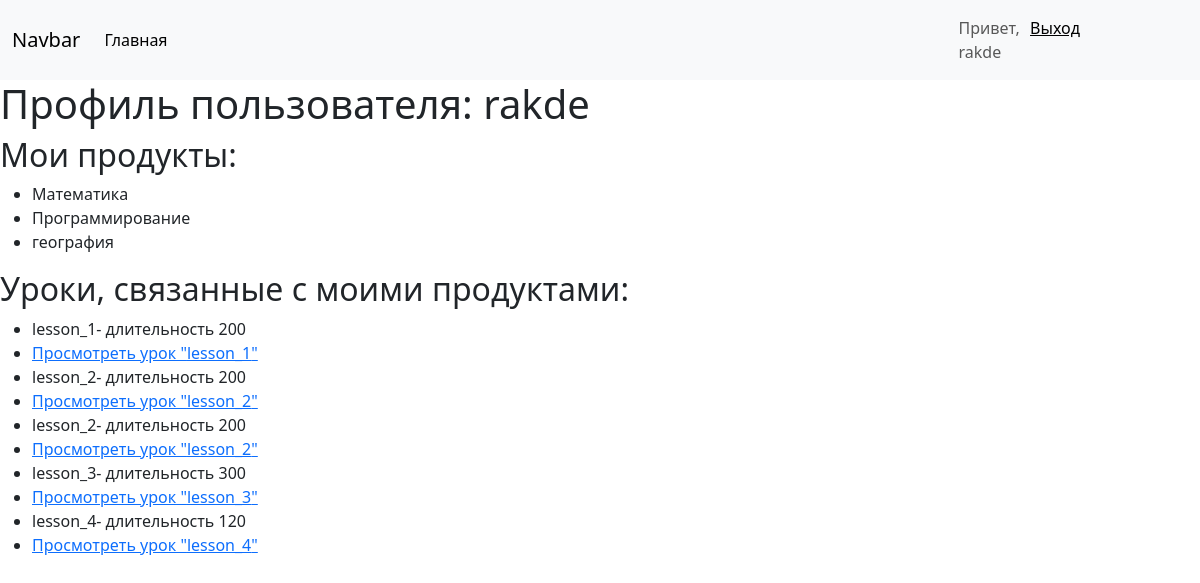
/profile/1/ (signed in), run on the app's committed database.
### products/models.py (models this page shows, shortened)
class Product(models.Model):
    owner = models.ForeignKey(User, on_delete=models.CASCADE)
    name = models.CharField(max_length=255)
    class Meta:
        verbose_name = 'Продукт'
        verbose_name_plural = 'Продукты'

class Lesson(models.Model):
    name = models.CharField(max_length=255)
    video_link = models.URLField(blank=True)
    duration_seconds = models.IntegerField()
    products = models.ManyToManyField(Product, related_name='lessons')
    class Meta:
        verbose_name = 'Урок'
        verbose_name_plural = 'Уроки'

### products/views.py (the view)
# urls.py: path('profile/<int:user_id>/', user_profile, name='user_profile'),
@login_required
def user_profile(request, user_id):
    user = request.user
    products = Product.objects.filter(owner=user)
    lessons = Lesson.objects.filter(products__owner=user)
    context = {'user': user, 'products': products, 'lessons': lessons}
    return render(request, 'user_profile.html', context)

### products/templates/user_profile.html (shortened to what this page needs)
{% extends 'index.html' %}
{% block content %}
    <h1>Профиль пользователя: {{ user.username }}</h1>
    <h2>Мои продукты:</h2>
    <ul>
        {% for product in products %}
            <li>{{ product.name }}</li>
        {% endfor %}
    </ul>
    <h2>Уроки, связанные с моими продуктами:</h2>
    <ul>
        {% for lesson in lessons %}
            <li>{{ lesson.name }}- длительность {{lesson.duration_seconds}} </li>
        <li><a href="{% url 'view_lesson' lesson.id %}">Просмотреть урок "{{ lesson.name }}"</a></li>
        {% endfor %}
    </ul>
{% endblock %}

### products/templates/index.html (shortened to what this page needs)
<!doctype html>
{% include 'navigation.html' %}
<html lang="en">
  <head>
      <link href="https://cdn.jsdelivr.net/npm/bootstrap@5.3.0-alpha3/dist/css/bootstrap.min.css" rel="stylesheet">
  </head>
  <body>
      <div class="col-md-8">
       {% block content %}CONTENT{% endblock %}
      </div>
  </body>
</html>

### products/templates/navigation.html (shortened to what this page needs)
<nav class="navbar navbar-expand-lg bg-body-tertiary">
  <div class="container-fluid">
    <a class="navbar-brand" href="#">Navbar</a>
    <div class="collapse navbar-collapse" id="navbarNav">
      <ul class="navbar-nav">
        <li class="nav-item">
          <a class="nav-link active" aria-current="page" href="{% url 'index' %}">Главная</a>
        </li>
      </ul>
    </div>
  </div>
  <span class="navbar-text" style="margin-right: 100px; display: flex;">
    {% if request.user.is_authenticated %}
    <span class="auth" style="margin-right: 20px; display: flex;">
    Привет, {{ user.username }}  <a href="{% url 'Logout' %}">Выход</a>
    </span>
    {% else %}
    <a href="{% url 'Register' %}">Регистрация</a> || <a href="{% url 'Login' %}">Логин</a>
    <hr>
    {% endif %}
  </span>
</nav>

### data on the page
Product: name "Математика"
Product: name "Программирование"
Product: name "география"
Lesson: name "lesson_1", duration_seconds "200"
Lesson: name "lesson_2", duration_seconds "200"
Lesson: name "lesson_3", duration_seconds "300"
Lesson: name "lesson_4", duration_seconds "120"

### other printed values
{{ user.username }} "rakde"
